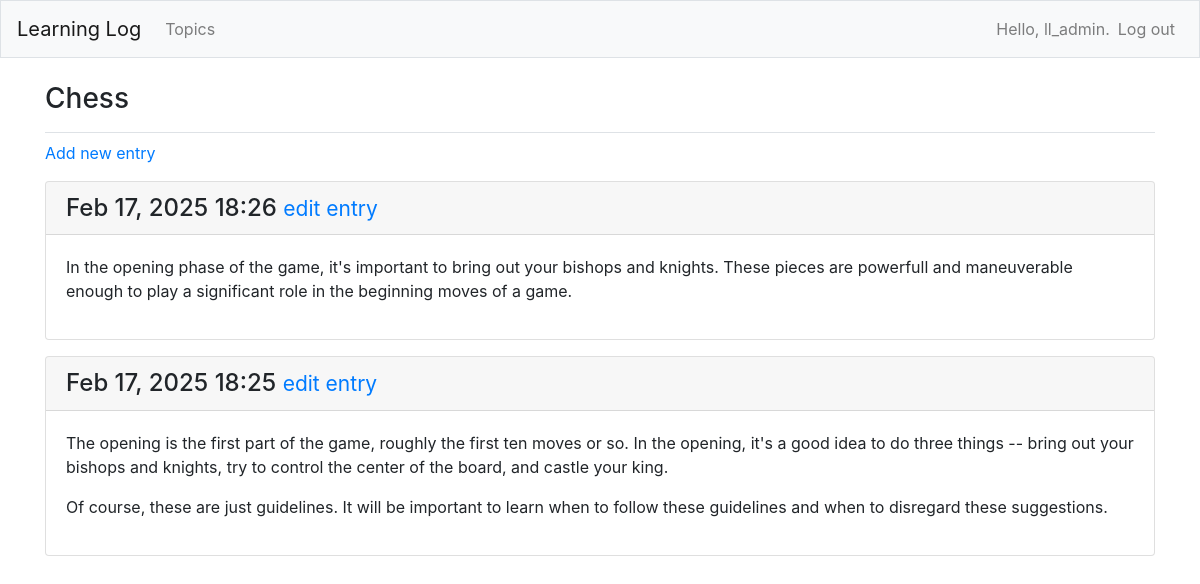
The page /topics/1/ (signed in) on the database its author committed.
### learning_logs/models.py (models this page shows, shortened)
class Topic(models.Model):
	text = models.CharField(max_length=200)
	date_added = models.DateTimeField(auto_now_add=True)
	owner = models.ForeignKey(User, on_delete=models.CASCADE)
	def __str__(self):
		return self.text

class Entry(models.Model):
	topic = models.ForeignKey(Topic, on_delete=models.CASCADE)
	text = models.TextField()
	date_added = models.DateTimeField(auto_now_add=True)
	class Meta:
		verbose_name_plural = 'entries'

### learning_logs/views.py (the view)
# urls.py: path('topics/<int:topic_id>/', views.topic, name='topic'),
@login_required
def topic(request, topic_id):
	topic = Topic.objects.get(id=topic_id)
	if topic.owner != request.user:
		raise Http404
	entries = topic.entry_set.order_by('-date_added')
	context = {'topic': topic, 'entries': entries}
	return render(request, 'learning_logs/topic.html', context)

### learning_logs/templates/learning_logs/topic.html
{% extends "learning_logs/base.html" %}
{% block page_header %}
  <h3>{{ topic }}</h3>
{% endblock page_header %}
{% block content %}
  <p>
	<a href="{% url 'learning_logs:new_entry' topic.id %}">Add new entry</a>
  </p>
  {% for entry in entries %}
    <div class="card mb-3">
	  <h4 class="card-header">
		{{ entry.date_added|date:'M d, Y H:i' }}
		<small><a href="{% url 'learning_logs:edit_entry' entry.id %}">
			edit entry</a></small>
	  </h4>
	  <div class="card-body">
		{{ entry.text|linebreaks }}
	  </div>
	</div>
  {% empty %}
    <p>There are no entries for this topic yet.</p>
  {% endfor %}
{% endblock content %}

### learning_logs/templates/learning_logs/base.html (shortened to what this page needs)
{% load bootstrap4 %}
<!doctype html>
<html lang="en">
<head>
  {% bootstrap_css %}
</head>
<body>
  <nav class="navbar navbar-expand-md navbar-light bg-light mb-4 border">
    <a class="navbar-brand" href="{% url 'learning_logs:index'%}">
	  Learning Log</a>
    <div class="collapse navbar-collapse" id="navbarCollapse">
      <ul class="navbar-nav mr-auto">
	    <li class="nav-item">
		  <a class="nav-link" href="{% url 'learning_logs:topics'%}">
		    Topics</a></li>
	  </ul>
	  <ul class="navbar-nav ml_auto">
	    {% if user.is_authenticated %}
	      <li class="nav-item">
		    <span class="navbar-text">Hello, {{ user.username }}.</span>
		  </li>
		  <li class="nav-item">
			<a class="nav-link" href="#" onclick="event.preventDefault(); document.getElementById('logout-form').submit();">
				Log out
			</a>
		  </li>
	    {% endif %}
	  </ul>
    </div>
  </nav>
  <main role="main" class="container">
	<div class="pb-2 mb-2 border-bottom">
	  {% block page_header %}{% endblock page_header %}
	</div>
	<div>
	  {% block content %}{% endblock content %}
	</div>
  </main>
</body>
</html>

### rows shown on the page
Topic: text "Chess"
Entry: date_added "Feb 17, 2025 18:26", text "In the opening phase of the game, it's important to bring out your bishops and knights. These pieces are powerfull and maneuverable enough to play a significant role in the beginning moves of a game."
Entry: date_added "Feb 17, 2025 18:25", text "The opening is the first part of the game, roughly the first ten moves or so. In the opening, it's a good idea to do three things -- bring out your bishops and knights, try to control the center of the board, and castle your king. Of course, these are just guidelines. It will be important to learn when to follow these guidelines and when to disregard these suggestions."

### other values the page prints
{{ user.username }} "ll_admin"
